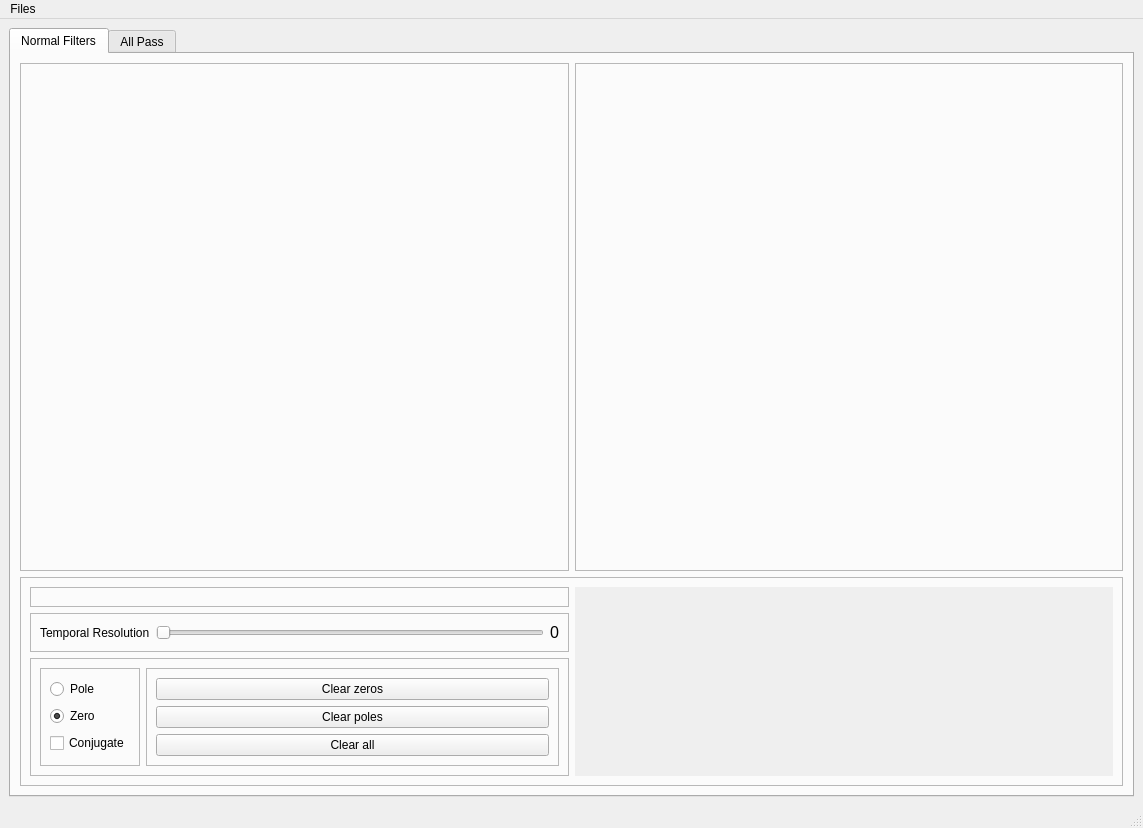
<?xml version="1.0" encoding="UTF-8"?>
<ui version="4.0">
 <class>MainWindow</class>
 <widget class="QMainWindow" name="MainWindow">
  <property name="geometry">
   <rect>
    <x>0</x>
    <y>0</y>
    <width>1143</width>
    <height>828</height>
   </rect>
  </property>
  <property name="windowTitle">
   <string>MainWindow</string>
  </property>
  <widget class="QWidget" name="centralwidget">
   <layout class="QVBoxLayout" name="verticalLayout">
    <item>
     <widget class="QTabWidget" name="tabWidget">
      <property name="currentIndex">
       <number>0</number>
      </property>
      <widget class="QWidget" name="tab">
       <attribute name="title">
        <string>Normal Filters</string>
       </attribute>
       <layout class="QGridLayout" name="gridLayout_4">
        <item row="0" column="0">
         <widget class="QFrame" name="frame_2">
          <property name="sizePolicy">
           <sizepolicy hsizetype="Expanding" vsizetype="Expanding">
            <horstretch>0</horstretch>
            <verstretch>0</verstretch>
           </sizepolicy>
          </property>
          <property name="frameShape">
           <enum>QFrame::StyledPanel</enum>
          </property>
          <property name="frameShadow">
           <enum>QFrame::Raised</enum>
          </property>
          <layout class="QGridLayout" name="gridLayout_5">
           <item row="0" column="0" rowspan="2">
            <widget class="PlotWidget" name="UnitCircle" native="true">
             <property name="sizePolicy">
              <sizepolicy hsizetype="Expanding" vsizetype="Minimum">
               <horstretch>0</horstretch>
               <verstretch>0</verstretch>
              </sizepolicy>
             </property>
            </widget>
           </item>
           <item row="0" column="1">
            <widget class="PlotWidget" name="Magnitude" native="true">
             <property name="sizePolicy">
              <sizepolicy hsizetype="Expanding" vsizetype="Expanding">
               <horstretch>0</horstretch>
               <verstretch>0</verstretch>
              </sizepolicy>
             </property>
            </widget>
           </item>
           <item row="1" column="1">
            <widget class="PlotWidget" name="Phase" native="true">
             <property name="sizePolicy">
              <sizepolicy hsizetype="Expanding" vsizetype="Expanding">
               <horstretch>0</horstretch>
               <verstretch>0</verstretch>
              </sizepolicy>
             </property>
            </widget>
           </item>
          </layout>
         </widget>
        </item>
        <item row="0" column="1">
         <widget class="QFrame" name="frame_3">
          <property name="sizePolicy">
           <sizepolicy hsizetype="Expanding" vsizetype="Expanding">
            <horstretch>0</horstretch>
            <verstretch>0</verstretch>
           </sizepolicy>
          </property>
          <property name="frameShape">
           <enum>QFrame::StyledPanel</enum>
          </property>
          <property name="frameShadow">
           <enum>QFrame::Raised</enum>
          </property>
          <layout class="QVBoxLayout" name="verticalLayout_8">
           <item>
            <widget class="PlotWidget" name="inputsignal" native="true">
             <property name="sizePolicy">
              <sizepolicy hsizetype="Preferred" vsizetype="Minimum">
               <horstretch>0</horstretch>
               <verstretch>0</verstretch>
              </sizepolicy>
             </property>
            </widget>
           </item>
           <item>
            <widget class="PlotWidget" name="Filterd" native="true">
             <property name="sizePolicy">
              <sizepolicy hsizetype="Preferred" vsizetype="Minimum">
               <horstretch>0</horstretch>
               <verstretch>0</verstretch>
              </sizepolicy>
             </property>
            </widget>
           </item>
          </layout>
         </widget>
        </item>
        <item row="1" column="0" colspan="2">
         <widget class="QFrame" name="frame_4">
          <property name="sizePolicy">
           <sizepolicy hsizetype="Expanding" vsizetype="Minimum">
            <horstretch>0</horstretch>
            <verstretch>0</verstretch>
           </sizepolicy>
          </property>
          <property name="frameShape">
           <enum>QFrame::StyledPanel</enum>
          </property>
          <property name="frameShadow">
           <enum>QFrame::Raised</enum>
          </property>
          <layout class="QGridLayout" name="gridLayout_3">
           <item row="0" column="0">
            <widget class="QFrame" name="frame_6">
             <property name="frameShape">
              <enum>QFrame::StyledPanel</enum>
             </property>
             <property name="frameShadow">
              <enum>QFrame::Raised</enum>
             </property>
             <layout class="QGridLayout" name="gridLayout"/>
            </widget>
           </item>
           <item row="1" column="0">
            <widget class="QFrame" name="frame_5">
             <property name="frameShape">
              <enum>QFrame::StyledPanel</enum>
             </property>
             <property name="frameShadow">
              <enum>QFrame::Raised</enum>
             </property>
             <layout class="QHBoxLayout" name="horizontalLayout_3">
              <item>
               <widget class="QLabel" name="label">
                <property name="text">
                 <string>Temporal Resolution</string>
                </property>
               </widget>
              </item>
              <item>
               <widget class="QSlider" name="temporalresslider">
                <property name="orientation">
                 <enum>Qt::Horizontal</enum>
                </property>
               </widget>
              </item>
              <item>
               <widget class="QLabel" name="temporalresvalue">
                <property name="font">
                 <font>
                  <pointsize>12</pointsize>
                 </font>
                </property>
                <property name="text">
                 <string>0</string>
                </property>
               </widget>
              </item>
             </layout>
            </widget>
           </item>
           <item row="2" column="0">
            <widget class="QFrame" name="frame_11">
             <property name="frameShape">
              <enum>QFrame::StyledPanel</enum>
             </property>
             <property name="frameShadow">
              <enum>QFrame::Raised</enum>
             </property>
             <layout class="QHBoxLayout" name="horizontalLayout_5">
              <item>
               <widget class="QFrame" name="frame_12">
                <property name="sizePolicy">
                 <sizepolicy hsizetype="Fixed" vsizetype="Preferred">
                  <horstretch>0</horstretch>
                  <verstretch>0</verstretch>
                 </sizepolicy>
                </property>
                <property name="frameShape">
                 <enum>QFrame::StyledPanel</enum>
                </property>
                <property name="frameShadow">
                 <enum>QFrame::Raised</enum>
                </property>
                <layout class="QVBoxLayout" name="verticalLayout_5">
                 <item>
                  <widget class="QRadioButton" name="poleradio">
                   <property name="text">
                    <string>Pole</string>
                   </property>
                  </widget>
                 </item>
                 <item>
                  <widget class="QRadioButton" name="zeroradio">
                   <property name="text">
                    <string>Zero</string>
                   </property>
                   <property name="checked">
                    <bool>true</bool>
                   </property>
                  </widget>
                 </item>
                 <item>
                  <widget class="QCheckBox" name="conjugate">
                   <property name="text">
                    <string>Conjugate</string>
                   </property>
                  </widget>
                 </item>
                </layout>
               </widget>
              </item>
              <item>
               <widget class="QFrame" name="frame_13">
                <property name="frameShape">
                 <enum>QFrame::StyledPanel</enum>
                </property>
                <property name="frameShadow">
                 <enum>QFrame::Raised</enum>
                </property>
                <layout class="QVBoxLayout" name="verticalLayout_6">
                 <item>
                  <widget class="QPushButton" name="clearzero">
                   <property name="text">
                    <string>Clear zeros</string>
                   </property>
                  </widget>
                 </item>
                 <item>
                  <widget class="QPushButton" name="clearpole">
                   <property name="text">
                    <string>Clear poles</string>
                   </property>
                  </widget>
                 </item>
                 <item>
                  <widget class="QPushButton" name="clearall">
                   <property name="text">
                    <string>Clear all</string>
                   </property>
                  </widget>
                 </item>
                </layout>
               </widget>
              </item>
             </layout>
            </widget>
           </item>
           <item row="0" column="1" rowspan="3">
            <widget class="QLabel" name="padarea">
             <property name="sizePolicy">
              <sizepolicy hsizetype="Expanding" vsizetype="Preferred">
               <horstretch>0</horstretch>
               <verstretch>0</verstretch>
              </sizepolicy>
             </property>
             <property name="autoFillBackground">
              <bool>true</bool>
             </property>
             <property name="text">
              <string/>
             </property>
            </widget>
           </item>
          </layout>
         </widget>
        </item>
       </layout>
      </widget>
      <widget class="QWidget" name="tab_2">
       <attribute name="title">
        <string>All Pass</string>
       </attribute>
       <layout class="QGridLayout" name="gridLayout_2">
        <item row="0" column="0">
         <widget class="QFrame" name="frame_7">
          <property name="frameShape">
           <enum>QFrame::StyledPanel</enum>
          </property>
          <property name="frameShadow">
           <enum>QFrame::Raised</enum>
          </property>
          <layout class="QHBoxLayout" name="horizontalLayout_6">
           <item>
            <widget class="QFrame" name="frame_14">
             <property name="sizePolicy">
              <sizepolicy hsizetype="Expanding" vsizetype="Preferred">
               <horstretch>0</horstretch>
               <verstretch>0</verstretch>
              </sizepolicy>
             </property>
             <property name="frameShape">
              <enum>QFrame::StyledPanel</enum>
             </property>
             <property name="frameShadow">
              <enum>QFrame::Raised</enum>
             </property>
             <layout class="QHBoxLayout" name="horizontalLayout_4">
              <item>
               <widget class="PlotWidget" name="UnitCircle_2" native="true">
                <property name="sizePolicy">
                 <sizepolicy hsizetype="Expanding" vsizetype="Preferred">
                  <horstretch>0</horstretch>
                  <verstretch>0</verstretch>
                 </sizepolicy>
                </property>
               </widget>
              </item>
              <item>
               <widget class="PlotWidget" name="Phase_2" native="true">
                <property name="sizePolicy">
                 <sizepolicy hsizetype="Expanding" vsizetype="Expanding">
                  <horstretch>0</horstretch>
                  <verstretch>0</verstretch>
                 </sizepolicy>
                </property>
                <layout class="QVBoxLayout" name="verticalLayout_7"/>
               </widget>
              </item>
             </layout>
            </widget>
           </item>
           <item>
            <widget class="PlotWidget" name="fixedPhase" native="true">
             <property name="sizePolicy">
              <sizepolicy hsizetype="Expanding" vsizetype="Preferred">
               <horstretch>0</horstretch>
               <verstretch>0</verstretch>
              </sizepolicy>
             </property>
            </widget>
           </item>
          </layout>
         </widget>
        </item>
        <item row="1" column="0">
         <widget class="QFrame" name="frame_8">
          <property name="frameShape">
           <enum>QFrame::StyledPanel</enum>
          </property>
          <property name="frameShadow">
           <enum>QFrame::Raised</enum>
          </property>
          <layout class="QVBoxLayout" name="verticalLayout_3">
           <item>
            <widget class="QLabel" name="label_3">
             <property name="sizePolicy">
              <sizepolicy hsizetype="Expanding" vsizetype="Fixed">
               <horstretch>0</horstretch>
               <verstretch>0</verstretch>
              </sizepolicy>
             </property>
             <property name="text">
              <string>All Pass Filters</string>
             </property>
            </widget>
           </item>
           <item>
            <widget class="QComboBox" name="Library">
             <property name="sizePolicy">
              <sizepolicy hsizetype="Expanding" vsizetype="Fixed">
               <horstretch>0</horstretch>
               <verstretch>0</verstretch>
              </sizepolicy>
             </property>
            </widget>
           </item>
           <item>
            <widget class="QPushButton" name="addallpass">
             <property name="sizePolicy">
              <sizepolicy hsizetype="Minimum" vsizetype="Fixed">
               <horstretch>0</horstretch>
               <verstretch>0</verstretch>
              </sizepolicy>
             </property>
             <property name="text">
              <string>Add</string>
             </property>
            </widget>
           </item>
           <item>
            <widget class="QComboBox" name="Library_2">
             <property name="sizePolicy">
              <sizepolicy hsizetype="Expanding" vsizetype="Fixed">
               <horstretch>0</horstretch>
               <verstretch>0</verstretch>
              </sizepolicy>
             </property>
            </widget>
           </item>
           <item>
            <widget class="QPushButton" name="removeallpass">
             <property name="sizePolicy">
              <sizepolicy hsizetype="Minimum" vsizetype="Fixed">
               <horstretch>0</horstretch>
               <verstretch>0</verstretch>
              </sizepolicy>
             </property>
             <property name="text">
              <string>Remove</string>
             </property>
            </widget>
           </item>
           <item>
            <widget class="QFrame" name="frame_10">
             <property name="sizePolicy">
              <sizepolicy hsizetype="Preferred" vsizetype="Fixed">
               <horstretch>0</horstretch>
               <verstretch>0</verstretch>
              </sizepolicy>
             </property>
             <property name="frameShape">
              <enum>QFrame::StyledPanel</enum>
             </property>
             <property name="frameShadow">
              <enum>QFrame::Raised</enum>
             </property>
             <layout class="QVBoxLayout" name="verticalLayout_4">
              <item>
               <widget class="QLabel" name="label_5">
                <property name="sizePolicy">
                 <sizepolicy hsizetype="Preferred" vsizetype="Fixed">
                  <horstretch>0</horstretch>
                  <verstretch>0</verstretch>
                 </sizepolicy>
                </property>
                <property name="text">
                 <string>Value of a</string>
                </property>
               </widget>
              </item>
              <item>
               <widget class="QLineEdit" name="valueofalpha"/>
              </item>
             </layout>
            </widget>
           </item>
           <item>
            <widget class="QPushButton" name="addtolibrary">
             <property name="text">
              <string>Add to Library</string>
             </property>
            </widget>
           </item>
          </layout>
         </widget>
        </item>
       </layout>
      </widget>
     </widget>
    </item>
   </layout>
  </widget>
  <widget class="QMenuBar" name="menubar">
   <property name="geometry">
    <rect>
     <x>0</x>
     <y>0</y>
     <width>1143</width>
     <height>26</height>
    </rect>
   </property>
   <widget class="QMenu" name="menuFiles">
    <property name="title">
     <string>Files</string>
    </property>
    <addaction name="actionOpen"/>
   </widget>
   <addaction name="menuFiles"/>
  </widget>
  <widget class="QStatusBar" name="statusbar"/>
  <action name="actionOpen">
   <property name="text">
    <string>Open</string>
   </property>
  </action>
 </widget>
 <customwidgets>
  <customwidget>
   <class>PlotWidget</class>
   <extends>QWidget</extends>
   <header location="global">pyqtgraph.h</header>
   <container>1</container>
  </customwidget>
 </customwidgets>
 <resources/>
 <connections/>
</ui>
